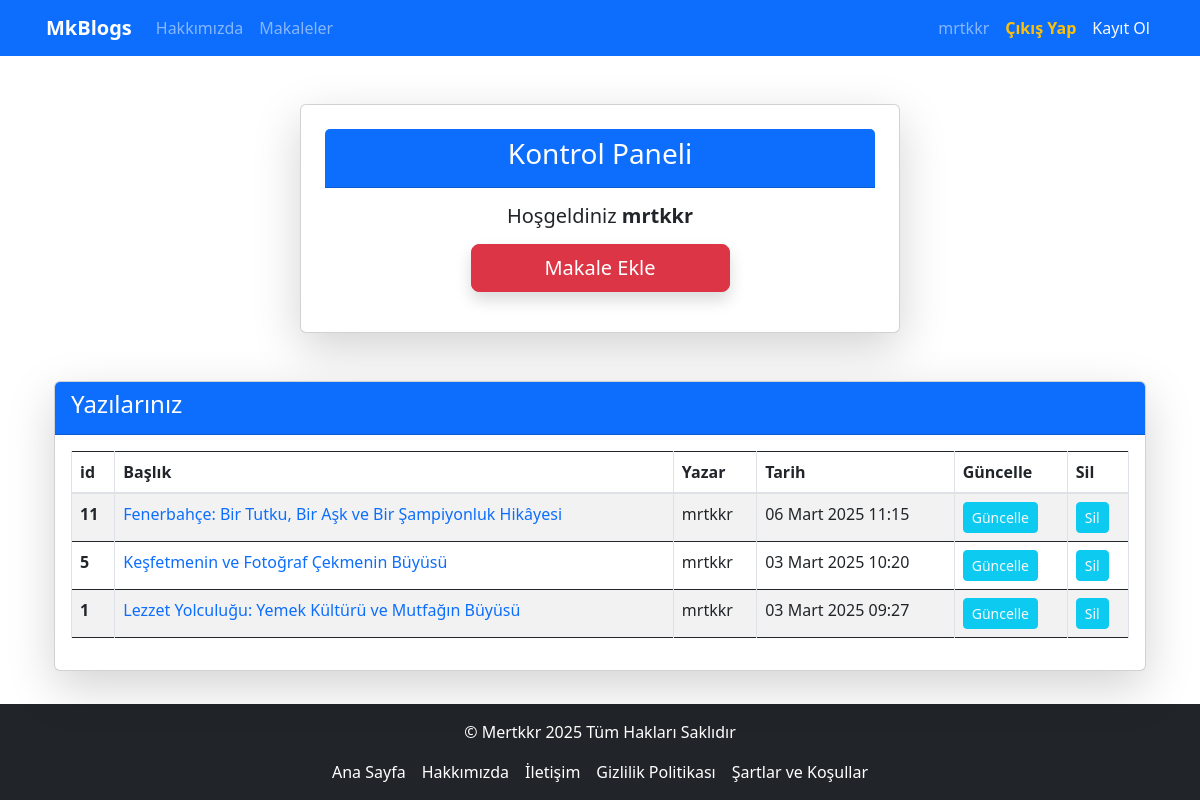
Screenshot of /blogs/dashboard/ (signed in) with the database file from the repository.
### blog/models.py (models this page shows, shortened)
class Blog(models.Model):
    author=models.ForeignKey("auth.User",on_delete=models.CASCADE,verbose_name="Yazar")
    title=models.CharField(max_length=70,verbose_name="başlık")
    content = CKEditor5Field("İçerik", config_name="default")  # CKEditor 5 kullanıldı
    created_date=models.DateTimeField(auto_now_add=True,verbose_name="Oluşturma Tarihi")
    blog_image=models.FileField(blank=True,null=True,verbose_name="Bloğa Fotoğraf Ekleyin.")
    class Meta:
        ordering= ['-created_date']

### blog/views.py (the view)
# urls.py: path('dashboard/',views.dashboard,name="dashboard"),
@login_required(login_url="user:login")
def dashboard(request):
    blogs = Blog.objects.filter(author=request.user)
    context= {
        "blogs":blogs
    }
    return render(request,"dashboard.html",context)

### templates/dashboard.html (shortened to what this page needs)
{% extends "layout.html" %}
{% block body %}
  <div class="container d-flex justify-content-center align-items-start">
    <div class="card shadow-lg p-4 rounded" style="width: 100%; max-width: 600px;">
        <div class="card-header bg-primary text-white text-center">
            <h3>Kontrol Paneli</h3>
        </div>
        <div class="card-body text-center">
            <h5 class="mb-3">Hoşgeldiniz <strong>{{request.user.username}}</strong></h5>
            <a href="{% url 'blog:addblog' %}" class="btn btn-danger btn-lg shadow w-50">Makale Ekle</a>
        </div>
    </div>
</div>
{% if blogs %}
<div class="container mt-5">
    <div class="card shadow-lg">
        <div class="card-header bg-primary text-white">
            <h4>Yazılarınız</h4>
        </div>
        <div class="card-body">
            <div class="table-responsive">
                <table class="table table-bordered table-striped">
                    <thead>
                        <tr>
                            <th scope="col">id</th>
                            <th scope="col">Başlık</th>
                            <th scope="col">Yazar</th>
                            <th scope="col">Tarih</th>
                            <th scope="col">Güncelle</th>
                            <th scope="col">Sil</th>
                        </tr>
                    </thead>
                    <tbody>
                        {% for blog in blogs %}
                        <tr>
                            <th scope="row"> {{blog.id}} </th>
                            <td><a style="text-decoration:none;" href="{% url 'blog:detail' blog.id %}"> {{blog.title}} </a> </td>
                            <td>{{blog.author.username}}</td>
                            <td>{{blog.created_date}}</td>
                            <td><a href="{% url 'blog:update' blog.id %}" class="btn btn-info btn-sm text-light">Güncelle</a></td>
                            <td><a href="{% url 'blog:delete' blog.id %}" class="btn btn-info btn-sm text-light">Sil</a></td>
                        </tr>
                        {% endfor %}
                    </tbody>
                </table>
            </div>
        </div>
    </div>
</div>
{% else %}
<div class="alert alert-danger mt-5">
    Henüz Bir Makaleniz Bulunmuyor.
</div>
{% endif %}
{% endblock body %}

### templates/includes/navbar.html (shortened to what this page needs)
<nav class="navbar navbar-expand-lg navbar-dark bg-primary">
  <div class="container">
    <a class="navbar-brand fw-bold ms-1" href="{% url 'index' %}">MkBlogs</a>
    <div class="collapse navbar-collapse justify-content-between text-center" id="navbarNav">
      <ul class="navbar-nav">
        <li class="nav-item">
          <a class="nav-link" href="{% url 'about' %}">Hakkımızda</a>
        </li>
        <li class="nav-item">
          <a class="nav-link" href="{% url 'blog:blogs' %}">Makaleler</a>
        </li>
      </ul>
      <ul class="navbar-nav">
        {% if request.user.is_authenticated %}
        <li class="nav-item">
          <a class="nav-link" href="{% url 'blog:dashboard' %}">{{ request.user.username }}</a>
        </li>
        <li class="nav-item">
          <a class="nav-link text-warning fw-bold" href="{% url 'user:logout' %}">Çıkış Yap</a>
        </li>
        {% else %}
        <li class="nav-item">
          <a class="nav-link" href="{% url 'user:login' %}">Giriş Yap</a>
        </li>
        {% endif %}
        <li class="nav-">
          <a class="nav-link btn btn-outline-success text-light " href="{% url 'user:register' %}">Kayıt Ol</a>
        </li>
      </ul>
    </div>
  </div>
</nav>

### rows the page displays
Blog: id "11", title "Fenerbahçe: Bir Tutku, Bir Aşk ve Bir Şampiyonluk Hikâyesi", author.username "mrtkkr", created_date "06 Mart 2025 11:15"
Blog: id "5", title "Keşfetmenin ve Fotoğraf Çekmenin Büyüsü", author.username "mrtkkr", created_date "03 Mart 2025 10:20"
Blog: id "1", title "Lezzet Yolculuğu: Yemek Kültürü ve Mutfağın Büyüsü", author.username "mrtkkr", created_date "03 Mart 2025 09:27"

### other values shown
{{ request.user.username }} "mrtkkr"
